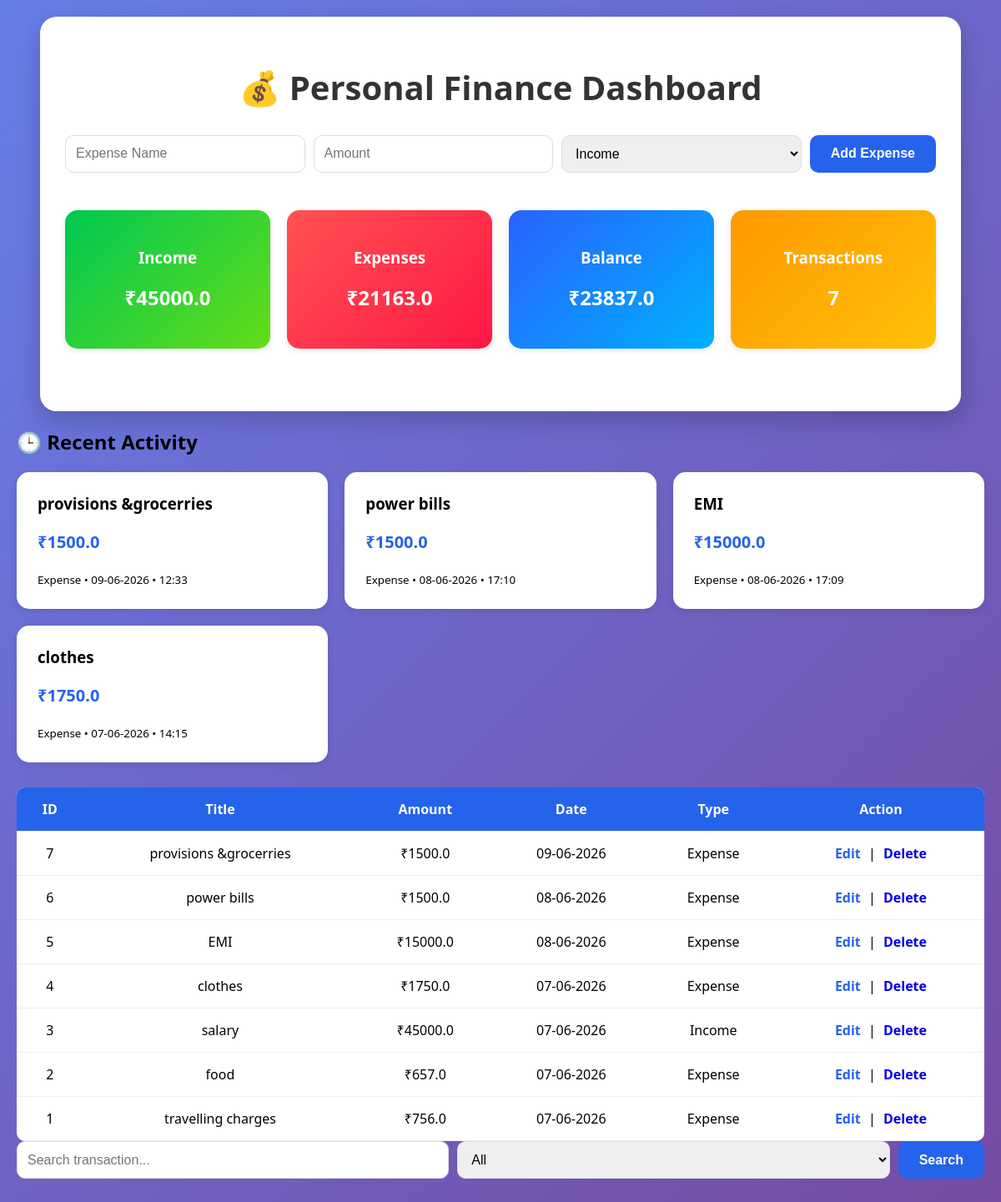
Before: / with the older database file.
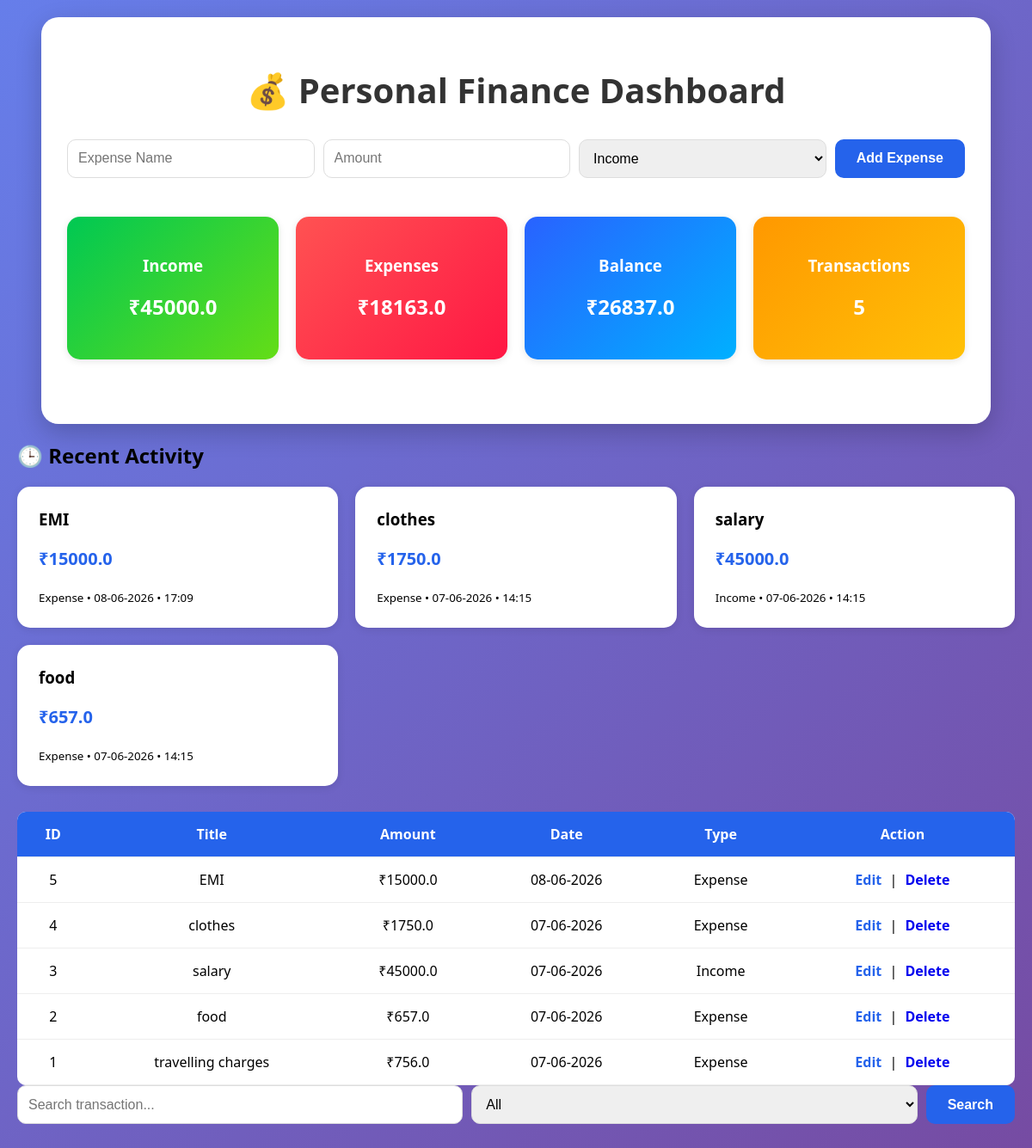
After: the same page with the newer database file.
### tables this page shows
CREATE TABLE expenses(
    id INTEGER PRIMARY KEY AUTOINCREMENT,
    title TEXT,
    amount REAL,
    type TEXT,
    date TEXT,
    time TEXT
);

### app.py (the view)
@app.route("/")
def home():
    conn = sqlite3.connect("expense.db")
    cur = conn.cursor()
    search = request.args.get("search", "")
    filter_type = request.args.get("filter", "")
    if search and filter_type:
        cur.execute(
            """
            SELECT * FROM expenses
            WHERE title LIKE ?
            AND type = ?
            """,
            ('%' + search + '%', filter_type)
        )
    elif search:
        cur.execute(
            "SELECT * FROM expenses WHERE title LIKE ?",
            ('%' + search + '%',)
        )
    elif filter_type:
        cur.execute(
            "SELECT * FROM expenses WHERE type = ?",
            (filter_type,)
        )
    else:
        cur.execute("SELECT * FROM expenses")
    expenses = cur.fetchall()
    expenses.reverse()
    transaction_count = len(expenses)
    income = sum(
        expense[2]
        for expense in expenses
        if expense[3] == "Income"
    )
    expense_total = sum(
        expense[2]
        for expense in expenses
        if expense[3] == "Expense"
    )
    balance = income - expense_total
    conn.close()
    return render_template(
        "index.html",
        expenses=expenses,
        income=income,
        expense_total=expense_total,
        balance=balance,
        transaction_count=transaction_count
    )

### templates/index.html (shortened to what this page needs)
<!DOCTYPE html>
<html>
<head>
    <link rel="stylesheet"
      href="{{ url_for('static', filename='style.css') }}">
</head>
<body>
    <div class="container">
<h1>💰 Personal Finance Dashboard</h1>
<form action="/add" method="POST">
    <input
        type="text"
        name="title"
        placeholder="Expense Name"
        required>
    <input
        type="number"
        name="amount"
        placeholder="Amount"
        required>
        <select name="type">
    <option value="Income">
        Income
    </option>
</select>
    <button type="submit">
        Add Expense
    </button>
</form>
<div class="dashboard-cards">
    <div class="card income-card">
        <h3>Income</h3>
        <h2>₹{{ income }}</h2>
    </div>
    <div class="card expense-card">
        <h3>Expenses</h3>
        <h2>₹{{ expense_total }}</h2>
    </div>
    <div class="card balance-card">
        <h3>Balance</h3>
        <h2>₹{{ balance }}</h2>
    </div>
    <div class="card transaction-card">
    <h3>Transactions</h3>
    <h2>{{ transaction_count }}</h2>
</div>
</div>
</div>
<h2>🕒 Recent Activity</h2>
<div class="recent-container">
{% for expense in expenses[:4] %}
<div class="recent-card">
    <h3>{{ expense[1] }}</h3>
    <p>₹{{ expense[2] }}</p>
    <small>
        {{ expense[3] }} •
        {{ expense[4] }} •
        {{ expense[5] }}
    </small>
</div>
{% endfor %}
</div>
<table>
    <tr>
        <th>ID</th>
<th>Title</th>
<th>Amount</th>
<th>Date</th>
<th>Type</th>
<th>Action</th>
    </tr>
    {% for expense in expenses %}
    <tr>
        <td>{{ expense[0] }}</td>
<td>{{ expense[1] }}</td>
<td>₹{{ expense[2] }}</td>
<td>{{ expense[4] }}</td>
<td>{{ expense[3] }}</td>
        <td>
    <a href="/edit/{{ expense[0] }}">Edit</a> |
    <a href="#" onclick="openDeleteModal('{{ expense[0] }}')">
    Delete
</a>
</td>
    </tr>
    {% endfor %}
</table>
<form method="GET" action="/">
    <input
        type="text"
        name="search"
        placeholder="Search transaction...">
        <select name="filter">
    <option value="">All</option>
</select>
    <button type="submit">
        Search
    </button>
</form>
</body>
</html>

### static/style.css (style rules this page uses)
body { font-family: 'Segoe UI', sans-serif; background: linear-gradient(135deg, #667eea, #764ba2); margin: 0; padding: 20px; }
h1 { text-align:center; color:#2563eb; margin-bottom:25px; }
.container { width: 90%; max-width: 1200px; margin: auto; background: white; padding: 30px; border-radius: 20px; box-shadow: 0 10px 30px rgba(0,0,0,0.2); }
h1 { text-align: center; color: #333; font-size: 40px; margin-bottom: 30px; }
form { display:flex; gap:10px; margin-bottom:25px; }
input, select { flex:1; padding:12px; border:1px solid #ddd; border-radius:10px; font-size:16px; }
button { background:#2563eb; color:white; border:none; padding:12px 25px; border-radius:10px; cursor:pointer; font-size:16px; font-weight:bold; }
.card { background:white; padding:30px; margin:20px 0; border-radius:15px; box-shadow:0 2px 8px rgba(0,0,0,0.1); text-align:center; }
table { width:100%; border-collapse:collapse; background:white; overflow:hidden; border-radius:10px; }
th { background:#2563eb; color:white; }
th,td { padding:15px; text-align:center; border-bottom:1px solid #eee; }
.dashboard-cards { display: flex; gap: 20px; margin: 25px 0; }
.card { flex: 1; color: white; padding: 25px; border-radius: 15px; text-align: center; transition: transform 0.3s; }
.income-card { background: linear-gradient(135deg,#00c853,#64dd17); }
.expense-card { background: linear-gradient(135deg,#ff5252,#ff1744); }
.balance-card { background: linear-gradient(135deg,#2962ff,#00b0ff); }
a { text-decoration:none; font-weight:bold; margin:0 5px; }
a[href*="edit"] { color:#2563eb; }
.transaction-card { background: linear-gradient(135deg,#ff9800,#ffc107); }
.recent-container { display:grid; grid-template-columns: repeat(auto-fit, minmax(280px,1fr)); gap:20px; margin-bottom:30px; }
.recent-card { background:white; padding:25px; border-radius:15px; min-width:280px; box-shadow:0 2px 10px rgba(0,0,0,0.1); transition:0.3s; }
.recent-card h3 { margin:0; }
.recent-card p { font-size:20px; font-weight:bold; color:#2563eb; }

Changed rows visible on the page:
removed expenses: title "provisions &grocerries", amount "1500.0", type "Expense", date "09-06-2026", time "12:33", id "7"
removed expenses: title "power bills", amount "1500.0", type "Expense", date "08-06-2026", time "17:10", id "6"
now on one of the page's lists (row unchanged): expenses: title "salary", amount "45000.0", type "Income", date "07-06-2026", time "14:15"
now on one of the page's lists (row unchanged): expenses: title "food", amount "657.0", type "Expense", date "07-06-2026", time "14:15"
Other visible differences:
{{ expense_total }}: "21163.0" → "18163.0"
{{ balance }}: "23837.0" → "26837.0"
{{ transaction_count }}: "7" → "5"
